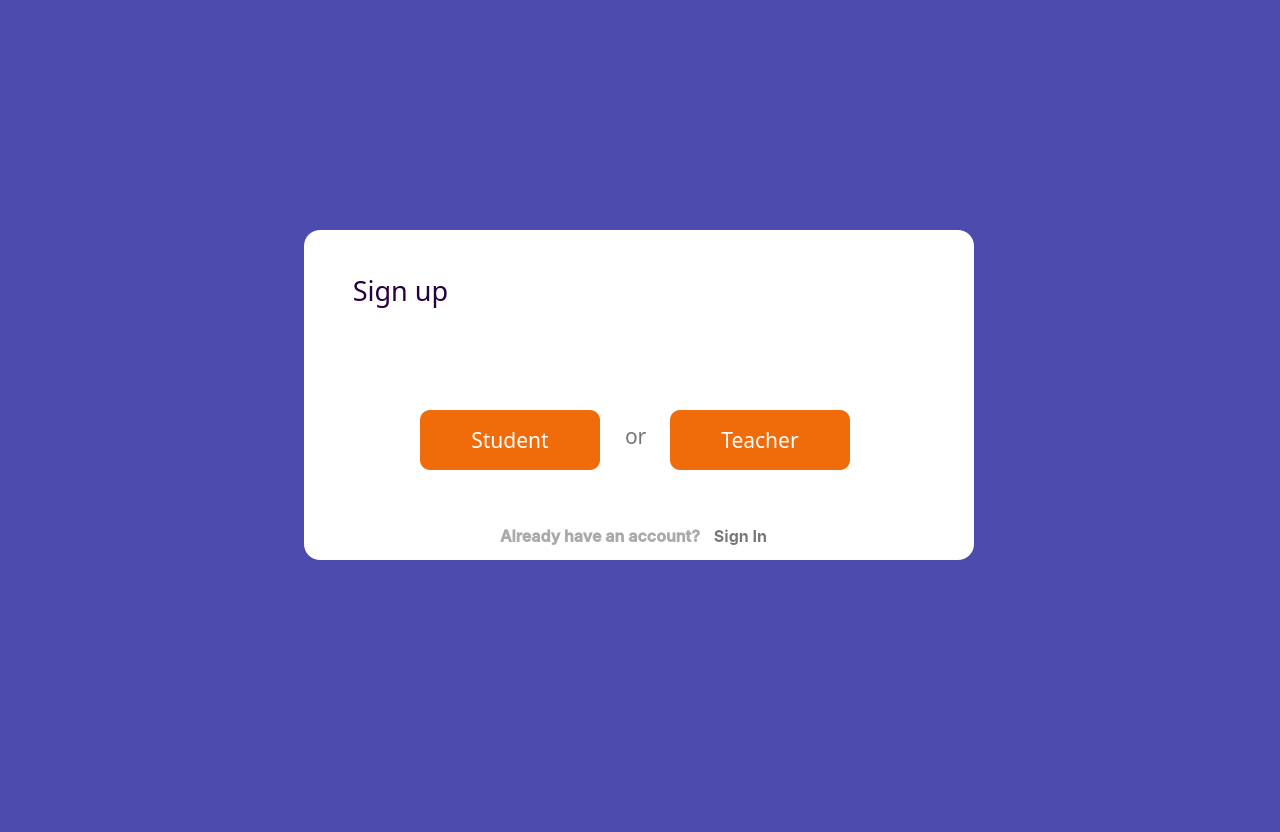
<?xml version="1.0" encoding="UTF-8"?>
<ui version="4.0">
 <class>SignUp</class>
 <widget class="QWidget" name="SignUp">
  <property name="geometry">
   <rect>
    <x>0</x>
    <y>0</y>
    <width>1280</width>
    <height>832</height>
   </rect>
  </property>
  <property name="minimumSize">
   <size>
    <width>1280</width>
    <height>832</height>
   </size>
  </property>
  <property name="maximumSize">
   <size>
    <width>1280</width>
    <height>832</height>
   </size>
  </property>
  <property name="baseSize">
   <size>
    <width>1280</width>
    <height>832</height>
   </size>
  </property>
  <property name="windowTitle">
   <string>Form</string>
  </property>
  <property name="autoFillBackground">
   <bool>false</bool>
  </property>
  <property name="styleSheet">
   <string notr="true">background-color: #4B4CAD;</string>
  </property>
  <widget class="QLabel" name="SignInLabel">
   <property name="geometry">
    <rect>
     <x>500</x>
     <y>520</y>
     <width>271</width>
     <height>31</height>
    </rect>
   </property>
   <property name="font">
    <font>
     <family>Inter SemiBold</family>
     <pointsize>12</pointsize>
     <bold>true</bold>
    </font>
   </property>
   <property name="styleSheet">
    <string notr="true">background-color: rgba(255, 255, 255, 0);
color: #AAAAAA;</string>
   </property>
   <property name="text">
    <string>Already have an account?</string>
   </property>
   <property name="alignment">
    <set>Qt::AlignLeading|Qt::AlignLeft|Qt::AlignVCenter</set>
   </property>
  </widget>
  <widget class="QPushButton" name="SignInButton">
   <property name="geometry">
    <rect>
     <x>700</x>
     <y>520</y>
     <width>81</width>
     <height>31</height>
    </rect>
   </property>
   <property name="font">
    <font>
     <family>Inter</family>
     <pointsize>12</pointsize>
     <bold>true</bold>
    </font>
   </property>
   <property name="cursor">
    <cursorShape>PointingHandCursor</cursorShape>
   </property>
   <property name="focusPolicy">
    <enum>Qt::TabFocus</enum>
   </property>
   <property name="styleSheet">
    <string notr="true">QPushButton {
background-color: rgba(255, 255, 255, 0);
color: #777777;
}
QPushButton:hover {

background-color: rgba(255, 255, 255, 0);
color: #000000;
 }
</string>
   </property>
   <property name="text">
    <string>Sign In</string>
   </property>
   <property name="checkable">
    <bool>false</bool>
   </property>
   <property name="flat">
    <bool>true</bool>
   </property>
  </widget>
  <widget class="QLabel" name="Background">
   <property name="geometry">
    <rect>
     <x>0</x>
     <y>0</y>
     <width>1280</width>
     <height>832</height>
    </rect>
   </property>
   <property name="text">
    <string/>
   </property>
   <property name="pixmap">
    <pixmap resource="assets.qrc">:/backgrounds/assets/backgrounds/main-background.png</pixmap>
   </property>
   <property name="alignment">
    <set>Qt::AlignCenter</set>
   </property>
  </widget>
  <widget class="QLabel" name="SignInTitle">
   <property name="geometry">
    <rect>
     <x>340</x>
     <y>260</y>
     <width>121</width>
     <height>61</height>
    </rect>
   </property>
   <property name="font">
    <font>
     <family>Roboto Serif Medium</family>
     <pointsize>20</pointsize>
     <italic>false</italic>
     <kerning>false</kerning>
     <fontweight>DemiBold</fontweight>
    </font>
   </property>
   <property name="autoFillBackground">
    <bool>false</bool>
   </property>
   <property name="styleSheet">
    <string notr="true">background-color: rgba(255, 255, 255, 0);
color: #26013C;
font: 600 20pt &quot;Roboto Serif Medium&quot;;</string>
   </property>
   <property name="text">
    <string>Sign up</string>
   </property>
   <property name="scaledContents">
    <bool>false</bool>
   </property>
   <property name="alignment">
    <set>Qt::AlignCenter</set>
   </property>
  </widget>
  <widget class="QPushButton" name="Teacher">
   <property name="geometry">
    <rect>
     <x>670</x>
     <y>410</y>
     <width>180</width>
     <height>60</height>
    </rect>
   </property>
   <property name="font">
    <font>
     <family>Roboto Serif SemiBold</family>
     <pointsize>16</pointsize>
     <italic>false</italic>
     <kerning>true</kerning>
     <fontweight>DemiBold</fontweight>
    </font>
   </property>
   <property name="cursor">
    <cursorShape>PointingHandCursor</cursorShape>
   </property>
   <property name="mouseTracking">
    <bool>true</bool>
   </property>
   <property name="focusPolicy">
    <enum>Qt::TabFocus</enum>
   </property>
   <property name="autoFillBackground">
    <bool>false</bool>
   </property>
   <property name="styleSheet">
    <string notr="true">QPushButton {
font: 600 16pt &quot;Roboto Serif SemiBold&quot;;
background-color: #F06B0A;
border-radius: 10px;
color:#ffffff;
}
QPushButton:hover {
font: 600 16pt &quot;Roboto Serif SemiBold&quot;;
background-color: #E94600;
border-radius: 10px;
color:#ffffff;
 }

</string>
   </property>
   <property name="text">
    <string>Teacher</string>
   </property>
   <property name="default">
    <bool>false</bool>
   </property>
   <property name="flat">
    <bool>true</bool>
   </property>
  </widget>
  <widget class="QLabel" name="label">
   <property name="geometry">
    <rect>
     <x>625</x>
     <y>420</y>
     <width>31</width>
     <height>31</height>
    </rect>
   </property>
   <property name="font">
    <font>
     <family>Roboto Serif Medium</family>
     <pointsize>16</pointsize>
     <italic>false</italic>
     <fontweight>DemiBold</fontweight>
    </font>
   </property>
   <property name="autoFillBackground">
    <bool>false</bool>
   </property>
   <property name="styleSheet">
    <string notr="true">
background-color: rgba(255, 255, 255, 0);


color: #777777;
font: 600 16pt &quot;Roboto Serif Medium&quot;;</string>
   </property>
   <property name="text">
    <string>or</string>
   </property>
  </widget>
  <widget class="QLabel" name="Frame">
   <property name="geometry">
    <rect>
     <x>304</x>
     <y>230</y>
     <width>670</width>
     <height>330</height>
    </rect>
   </property>
   <property name="styleSheet">
    <string notr="true">background-color: rgb(255, 255, 255);
border-radius: 16px;</string>
   </property>
   <property name="text">
    <string/>
   </property>
  </widget>
  <widget class="QPushButton" name="pushButton">
   <property name="geometry">
    <rect>
     <x>420</x>
     <y>410</y>
     <width>180</width>
     <height>60</height>
    </rect>
   </property>
   <property name="font">
    <font>
     <family>Roboto Serif SemiBold</family>
     <pointsize>16</pointsize>
     <italic>false</italic>
     <kerning>true</kerning>
     <fontweight>DemiBold</fontweight>
    </font>
   </property>
   <property name="cursor">
    <cursorShape>PointingHandCursor</cursorShape>
   </property>
   <property name="mouseTracking">
    <bool>true</bool>
   </property>
   <property name="focusPolicy">
    <enum>Qt::TabFocus</enum>
   </property>
   <property name="autoFillBackground">
    <bool>false</bool>
   </property>
   <property name="styleSheet">
    <string notr="true">QPushButton {
font: 600 16pt &quot;Roboto Serif SemiBold&quot;;
background-color: #F06B0A;
border-radius: 10px;
color:#ffffff;
}
QPushButton:hover {
font: 600 16pt &quot;Roboto Serif SemiBold&quot;;
background-color: #E94600;
border-radius: 10px;
color:#ffffff;
 }

</string>
   </property>
   <property name="text">
    <string>Student</string>
   </property>
   <property name="default">
    <bool>false</bool>
   </property>
   <property name="flat">
    <bool>true</bool>
   </property>
  </widget>
  <zorder>Background</zorder>
  <zorder>Frame</zorder>
  <zorder>SignInLabel</zorder>
  <zorder>SignInTitle</zorder>
  <zorder>Teacher</zorder>
  <zorder>label</zorder>
  <zorder>pushButton</zorder>
  <zorder>SignInButton</zorder>
 </widget>
 <resources>
  <include location="assets.qrc"/>
 </resources>
 <connections/>
</ui>
